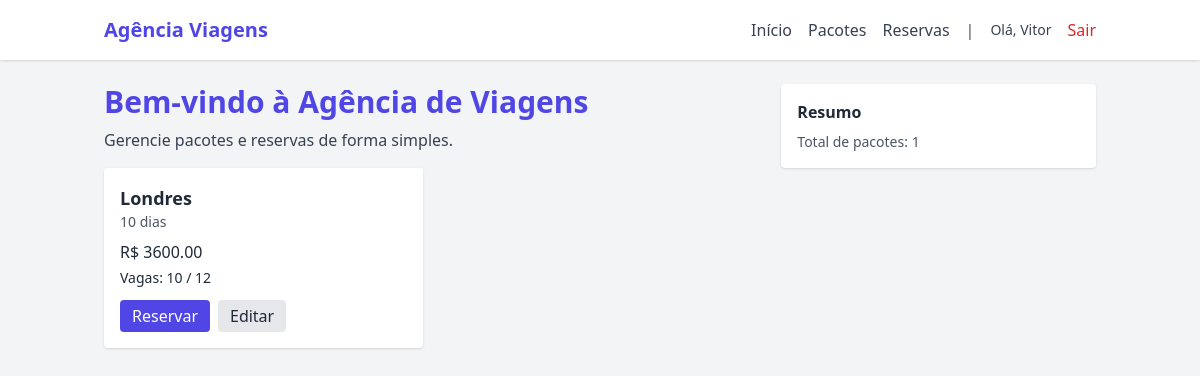
/ (signed in), run on the app's committed database.
### app/models.py (models this page shows)
class User(db.Model, UserMixin):
    id = db.Column(db.Integer, primary_key=True)
    nome = db.Column(db.String(150), nullable=False)
    email = db.Column(db.String(150), unique=True, nullable=False)
    senha = db.Column(db.String(200), nullable=False)
    perfil = db.Column(db.String(20), default="atendente")
    criado_em = db.Column(db.DateTime, default=datetime.utcnow)

class Pacote(db.Model):
    id = db.Column(db.Integer, primary_key=True)
    destino = db.Column(db.String(150), nullable=False)
    periodo = db.Column(db.String(100), nullable=False)
    preco = db.Column(db.Float, nullable=False)
    vagas_min = db.Column(db.Integer, nullable=False)
    vagas_max = db.Column(db.Integer, nullable=False)
    vagas_disponiveis = db.Column(db.Integer, nullable=False)
    categoria = db.Column(db.String(100))
    criado_em = db.Column(db.DateTime, default=datetime.utcnow)

### app/views.py (the view)
@app.route("/")
def index():
    pacotes = Pacote.query.all()
    return render_template("index.html", pacotes=pacotes)

### app/views.py (called while the page is built)
@login_manager.user_loader
def load_user(user_id):
    return User.query.get(int(user_id))

### app/templates/index.html (shortened to what this page needs)
{% extends "base.html" %}
{% block content %}
<div class="grid grid-cols-1 md:grid-cols-3 gap-6">
  <div class="md:col-span-2">
    <h1 class="text-3xl font-bold text-indigo-600 mb-2">Bem-vindo à Agência de Viagens</h1>
    <p class="text-gray-700 mb-4">Gerencie pacotes e reservas de forma simples.</p>
    <div class="grid grid-cols-1 sm:grid-cols-2 gap-4">
      {% for p in pacotes %}
      <div class="bg-white p-4 rounded shadow">
        <h3 class="font-semibold text-lg">{{ p.destino }}</h3>
        <p class="text-sm text-gray-600">{{ p.periodo }}</p>
        <p class="mt-2 font-medium">R$ {{ '%.2f'|format(p.preco) }}</p>
        <p class="text-sm mt-1">Vagas: {{ p.vagas_disponiveis }} / {{ p.vagas_max }}</p>
        <div class="mt-3 flex space-x-2">
          {% if current_user.is_authenticated %}
            <a href="{{ url_for('nova_reserva', pacote_id=p.id) }}" class="px-3 py-1 bg-indigo-600 text-white rounded">Reservar</a>
            {% if current_user.perfil == 'administrador' %}
            <a href="{{ url_for('editar_pacote', id=p.id) }}" class="px-3 py-1 bg-gray-200 rounded">Editar</a>
            {% endif %}
          {% else %}
            <a href="{{ url_for('login') }}" class="px-3 py-1 bg-indigo-600 text-white rounded">Login para reservar</a>
          {% endif %}
        </div>
      </div>
      {% endfor %}
    </div>
  </div>
  <aside>
    <div class="bg-white p-4 rounded shadow">
      <h4 class="font-semibold">Resumo</h4>
      <p class="text-sm text-gray-600 mt-2">Total de pacotes: {{ pacotes|length }}</p>
    </div>
  </aside>
</div>
{% endblock %}

### app/templates/nav.html
<nav class="bg-white shadow">
  <div class="container mx-auto px-4 py-4 flex justify-between items-center">
    <a href="{{ url_for('index') }}" class="text-xl font-bold text-indigo-600">Agência Viagens</a>
    <div class="space-x-4 flex items-center">
      <a href="{{ url_for('index') }}" class="text-gray-700 hover:text-indigo-600">Início</a>
      <a href="{{ url_for('listar_pacotes') }}" class="text-gray-700 hover:text-indigo-600">Pacotes</a>
      <a href="{{ url_for('gestao_reservas') }}" class="text-gray-700 hover:text-indigo-600">Reservas</a>
      {% if current_user.is_authenticated %}
        <span class="text-gray-600">|</span>
        <span class="text-sm text-gray-700 mr-2">Olá, {{ current_user.nome }}</span>
        <a href="{{ url_for('logout') }}" class="text-red-600 hover:underline">Sair</a>
      {% else %}
        <a href="{{ url_for('login') }}" class="text-gray-700 hover:text-indigo-600">Login</a>
        <a href="{{ url_for('register') }}" class="text-gray-700 hover:text-indigo-600">Registrar</a>
      {% endif %}
    </div>
  </div>
</nav>

### data on the page
User: nome "Vitor"
Pacote: destino "Londres", periodo "10 dias", preco "3600.00", vagas_disponiveis "10", vagas_max "12"

### other printed values
{{ pacotes|length }} "1"
